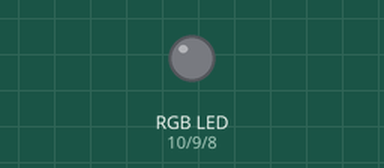
Simulated run of this sketch. Board: Arduino Uno, built with avr-gcc and run on an emulated ATmega328P. On the bench: an RGB LED mixed from three pins (HIGH = lit).

Above: at 0.5 s.
At 2.5 s:
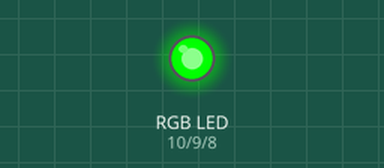
At 3.5 s:
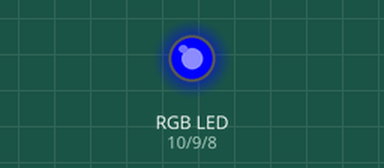
At 5.5 s:
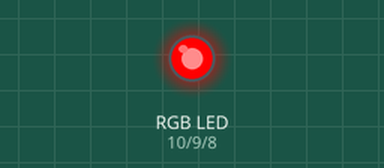
At 8.5 s:
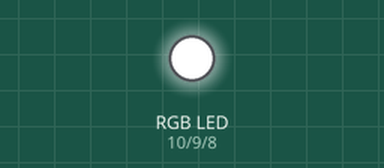
Timing chart, 0 to 9.2 s (numbered marks = the images above):
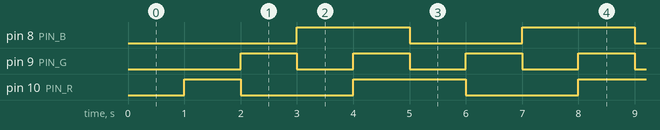

The sketch:

13_RgbFsmBasic.ino
```cpp
// 예제 13: FSM 기반 RGB LED 제어
// FSM + 비차단 제어: 여러 색상을 1초 간격으로 매끄럽게 전환 설계된 구조의 코드

// 하드웨어 핀 정의(상수)
const int PIN_R = 10;
const int PIN_G = 9;
const int PIN_B = 8;

// FSM 상태 정의
enum State{
  INIT, // 초기 소등 상태(0)
  RED, // R LED ON(1)
  GREEN, // G LED ON(2)
  BLUE, // B LED ON(3)
  WHITE, // WHITE COLOR ON(4)
  OFF_STATE // 중간 소등 상태 정의(5)
};

// 현재 상태를 저장할 변수 선언 및 초기화
State currentState = INIT;

// 특정 상태가 시작(진입)한 시점의 아두이노 경과 시간(ms)을 저장하는 변수 선언
unsigned long stateStartTime = 0;

void setup() {
  pinMode(PIN_R, OUTPUT);
  pinMode(PIN_G, OUTPUT);
  pinMode(PIN_B, OUTPUT);
  // 아두이노가 부팅된 직후의 최초 시간을 초기 상태(INIT) 시작 시간으로 저장
  stateStartTime = millis(); // 생략 가능!
}

// RGB LED 제어 함수 정의
void setRgb(bool r, bool g, bool b){
  // 3항 연산자를 사용해 r, g, b 값이 1(true)이면 HIGH, 0(false)이면 LOW를 출력
  digitalWrite(PIN_R, r? HIGH : LOW);
  digitalWrite(PIN_G, g? HIGH : LOW);
  digitalWrite(PIN_B, b? HIGH : LOW);
}

void loop() {
  // 현재 시간을 now 변수에 저장
  unsigned long now = millis();

  // FSM 상태별 동작 로직 구현(분기 처리)
  switch (currentState){
    case INIT:
      setRgb(0,0,0); // 모두 LED OFF, setRgb(false, false, false)
      // 시간 검사: 현재 유지 시간이 1000ms 이상이 되었는지 확인
      if(now - stateStartTime >= 1000){
        currentState = RED;
        stateStartTime = now;
      }
      break;

    case RED:
      setRgb(1,0,0); // R LED ON, setRgb(true, false, false)
      // 시간 검사: 현재 유지 시간이 1000ms 이상이 되었는지 확인
      if(now - stateStartTime >= 1000){
        currentState = GREEN;
        stateStartTime = now;
      }
      break;

    case GREEN:
      setRgb(0,1,0); // G LED ON, setRgb(false, true, false)
      // 시간 검사: 현재 유지 시간이 1000ms 이상이 되었는지 확인
      if(now - stateStartTime >= 1000){
        currentState = BLUE;
        stateStartTime = now;
      }
      break;
    case BLUE:
      setRgb(0,0,1); // G LED ON, setRgb(false, true, false)
      // 시간 검사: 현재 유지 시간이 1000ms 이상이 되었는지 확인
      if(now - stateStartTime >= 1000){
        currentState = WHITE;
        stateStartTime = now;
      }
      break;

    case WHITE:
      setRgb(1,1,1); // RGB LED all ON, setRgb(true, true, true)
      // 시간 검사: 현재 유지 시간이 1000ms 이상이 되었는지 확인
      if(now - stateStartTime >= 1000){
        currentState = RED;
        stateStartTime = now;
      }
      break;
  }

}
```

Measured:
- by itself, pin 8 (PIN_B): alternates HIGH for 2.0 s and LOW for 2.0 s
- by itself, pin 9 (PIN_G): alternates HIGH for 1.0 s and LOW for 1.0 s
- by itself, pin 10 (PIN_R): repeats every 4.0 s: LOW 2.0 s, HIGH 2.0 s
